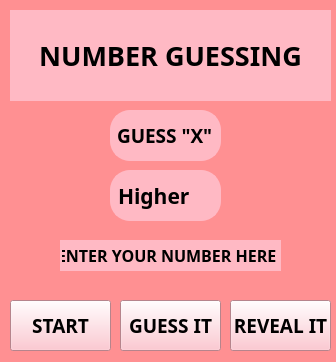
<?xml version="1.0" encoding="UTF-8"?>
<ui version="4.0">
 <class>MainWindow</class>
 <widget class="QMainWindow" name="MainWindow">
  <property name="geometry">
   <rect>
    <x>0</x>
    <y>0</y>
    <width>336</width>
    <height>362</height>
   </rect>
  </property>
  <property name="windowTitle">
   <string>MainWindow</string>
  </property>
  <property name="styleSheet">
   <string notr="true">background-color:rgb(255, 144, 146);</string>
  </property>
  <widget class="QWidget" name="centralwidget">
   <widget class="QLabel" name="label">
    <property name="geometry">
     <rect>
      <x>10</x>
      <y>10</y>
      <width>321</width>
      <height>91</height>
     </rect>
    </property>
    <property name="font">
     <font>
      <family>Sitka Text Semibold</family>
      <pointsize>20</pointsize>
      <weight>75</weight>
      <bold>true</bold>
     </font>
    </property>
    <property name="layoutDirection">
     <enum>Qt::LeftToRight</enum>
    </property>
    <property name="styleSheet">
     <string notr="true">background:rgb(255, 185, 196);</string>
    </property>
    <property name="text">
     <string>NUMBER GUESSING</string>
    </property>
    <property name="alignment">
     <set>Qt::AlignCenter</set>
    </property>
    <property name="wordWrap">
     <bool>true</bool>
    </property>
   </widget>
   <widget class="QPushButton" name="pushButton">
    <property name="geometry">
     <rect>
      <x>120</x>
      <y>300</y>
      <width>101</width>
      <height>51</height>
     </rect>
    </property>
    <property name="font">
     <font>
      <family>Sitka Heading Semibold</family>
      <pointsize>14</pointsize>
      <weight>75</weight>
      <bold>true</bold>
     </font>
    </property>
    <property name="styleSheet">
     <string notr="true">background-color:rgb(255, 185, 196);</string>
    </property>
    <property name="text">
     <string>GUESS IT</string>
    </property>
   </widget>
   <widget class="QLabel" name="label_2">
    <property name="geometry">
     <rect>
      <x>110</x>
      <y>170</y>
      <width>111</width>
      <height>51</height>
     </rect>
    </property>
    <property name="font">
     <font>
      <family>Sitka Heading Semibold</family>
      <pointsize>16</pointsize>
      <weight>75</weight>
      <bold>true</bold>
     </font>
    </property>
    <property name="styleSheet">
     <string notr="true">border:2px solid rgb(255, 185, 196);
border-radius:20px;
background-color:rgb(255, 185, 196);</string>
    </property>
    <property name="text">
     <string>Higher</string>
    </property>
   </widget>
   <widget class="QLabel" name="label_3">
    <property name="geometry">
     <rect>
      <x>110</x>
      <y>110</y>
      <width>111</width>
      <height>51</height>
     </rect>
    </property>
    <property name="font">
     <font>
      <family>Sitka Subheading Semibold</family>
      <pointsize>14</pointsize>
      <weight>75</weight>
      <bold>true</bold>
     </font>
    </property>
    <property name="styleSheet">
     <string notr="true">border:2px solid rgb(255, 185, 196);
border-radius:20px;
background-color:rgb(255, 185, 196);</string>
    </property>
    <property name="text">
     <string>GUESS &quot;X&quot;</string>
    </property>
   </widget>
   <widget class="QLineEdit" name="lineEdit">
    <property name="geometry">
     <rect>
      <x>60</x>
      <y>240</y>
      <width>221</width>
      <height>31</height>
     </rect>
    </property>
    <property name="font">
     <font>
      <family>Sitka Heading Semibold</family>
      <pointsize>12</pointsize>
      <weight>75</weight>
      <bold>true</bold>
     </font>
    </property>
    <property name="styleSheet">
     <string notr="true">background-color:rgb(255, 185, 196);
border: 2px solid rgb(255, 185, 196);</string>
    </property>
    <property name="text">
     <string>ENTER YOUR NUMBER HERE</string>
    </property>
   </widget>
   <widget class="QPushButton" name="pushButton_2">
    <property name="geometry">
     <rect>
      <x>230</x>
      <y>300</y>
      <width>101</width>
      <height>51</height>
     </rect>
    </property>
    <property name="font">
     <font>
      <family>Sitka Heading Semibold</family>
      <pointsize>14</pointsize>
      <weight>75</weight>
      <bold>true</bold>
     </font>
    </property>
    <property name="styleSheet">
     <string notr="true">background-color:rgb(255, 185, 196);</string>
    </property>
    <property name="text">
     <string>REVEAL IT</string>
    </property>
   </widget>
   <widget class="QPushButton" name="pushButton_3">
    <property name="geometry">
     <rect>
      <x>10</x>
      <y>300</y>
      <width>101</width>
      <height>51</height>
     </rect>
    </property>
    <property name="font">
     <font>
      <family>Sitka Heading Semibold</family>
      <pointsize>14</pointsize>
      <weight>75</weight>
      <bold>true</bold>
     </font>
    </property>
    <property name="styleSheet">
     <string notr="true">background-color:rgb(255, 185, 196);</string>
    </property>
    <property name="text">
     <string>START</string>
    </property>
   </widget>
  </widget>
 </widget>
 <resources/>
 <connections/>
</ui>
